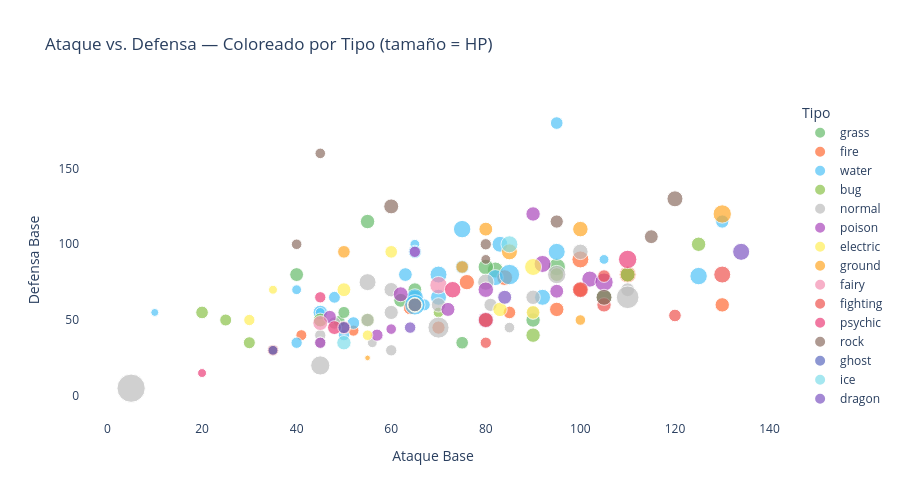

Source (notebook cell):
### Code cell
fig2 = px.scatter(
    df,
    x="ataque",
    y="defensa",
    color="tipo_primario",
    color_discrete_map=TIPO_COLORES,
    size="hp",
    hover_name="nombre",
    hover_data={"tipo_primario": True, "stat_total": True, "hp": True},
    title="Ataque vs. Defensa — Coloreado por Tipo (tamaño = HP)",
    labels={"ataque": "Ataque Base", "defensa": "Defensa Base", "tipo_primario": "Tipo"},
)
fig2.update_layout(
    plot_bgcolor="white",
    height=500,
)
fig2.show()

### Figure 1 — Plotly figure (JSON) as saved in the notebook; plotly's stock layout.template omitted (floating-point values rounded to 4 significant figures)
{"data": [{"customdata": [["grass", 318, 45], ["grass", 405, 60], ["grass", 525, 80], ["grass", 320, 45], ["grass", 395, 60], ["grass", 490, 75], ["grass", 300, 50], ["grass", 390, 65], ["grass", 490, 80], ["grass", 325, 60], ["grass", 530, 95], ["grass", 435, 65]], "hovertemplate": "<b>%{hovertext}</b><br><br>Tipo=%{customdata[0]}<br>Ataque Base=%{x}<br>Defensa Base=%{y}<br>hp=%{customdata[2]}<br>stat_total=%{customdata[1]}<extra></extra>", "hovertext": ["Bulbasaur", "Ivysaur", "Venusaur", "Oddish", "Gloom", "Vileplume", "Bellsprout", "Weepinbell", "Victreebel", "Exeggcute", "Exeggutor", "Tangela"], "legendgroup": "grass", "marker": {"color": "#66BB6A", "size": [45, 60, 80, 45, 60, 75, 50, 65, 80, 60, 95, 65], "sizemode": "area", "sizeref": 0.625, "symbol": "circle"}, "mode": "markers", "name": "grass", "orientation": "v", "showlegend": true, "type": "scatter", "x": [49, 62, 82, 50, 65, 80, 75, 90, 105, 40, 95, 55], "xaxis": "x", "y": [49, 63, 83, 55, 70, 85, 35, 50, 65, 80, 85, 115], "yaxis": "y"}, {"customdata": [["fire", 309, 39], ["fire", 405, 58], ["fire", 534, 78], ["fire", 299, 38], ["fire", 505, 73], ["fire", 350, 55], ["fire", 555, 90], ["fire", 410, 50], ["fire", 500, 65], ["fire", 495, 65], ["fire", 525, 65], ["fire", 580, 90]], "hovertemplate": "<b>%{hovertext}</b><br><br>Tipo=%{customdata[0]}<br>Ataque Base=%{x}<br>Defensa Base=%{y}<br>hp=%{customdata[2]}<br>stat_total=%{customdata[1]}<extra></extra>", "hovertext": ["Charmander", "Charmeleon", "Charizard", "Vulpix", "Ninetales", "Growlithe", "Arcanine", "Ponyta", "Rapidash", "Magmar", "Flareon", "Moltres"], "legendgroup": "fire", "marker": {"color": "#FF6B35", "size": [39, 58, 78, 38, 73, 55, 90, 50, 65, 65, 65, 90], "sizemode": "area", "sizeref": 0.625, "symbol": "circle"}, "mode": "markers", "name": "fire", "orientation": "v", "showlegend": true, "type": "scatter", "x": [52, 64, 84, 41, 76, 70, 110, 85, 100, 95, 130, 100], "xaxis": "x", "y": [43, 58, 78, 40, 75, 45, 80, 55, 70, 57, 60, 90], "yaxis": "y"}, {"customdata": [["water", 314, 44], ["water", 405, 59], ["water", 530, 79], ["water", 320, 50], ["water", 500, 80], ["water", 300, 40], ["water", 385, 65], ["water", 510, 90], ["water", 335, 40], ["water", 515, 80], ["water", 315, 90], ["water", 490, 95], ["water", 325, 65], ["water", 475, 90], ["water", 305, 30], ["water", 525, 50], ["water", 325, 30], ["water", 475, 55], ["water", 295, 30], ["water", 440, 55], ["water", 320, 45], ["water", 450, 80], ["water", 340, 30], ["water", 520, 60], ["water", 200, 20], ["water", 540, 95], ["water", 535, 130], ["water", 525, 130]], "hovertemplate": "<b>%{hovertext}</b><br><br>Tipo=%{customdata[0]}<br>Ataque Base=%{x}<br>Defensa Base=%{y}<br>hp=%{customdata[2]}<br>stat_total=%{customdata[1]}<extra></extra>", "hovertext": ["Squirtle", "Wartortle", "Blastoise", "Psyduck", "Golduck", "Poliwag", "Poliwhirl", "Poliwrath", "Tentacool", "Tentacruel", "Slowpoke", "Slowbro", "Seel", "Dewgong", "Shellder", "Cloyster", "Krabby", "Kingler", "Horsea", "Seadra", "Goldeen", "Seaking", "Staryu", "Starmie", "Magikarp", "Gyarados", "Lapras", "Vaporeon"], "legendgroup": "water", "marker": {"color": "#4FC3F7", "size": [44, 59, 79, 50, 80, 40, 65, 90, 40, 80, 90, 95, 65, 90, 30, 50, 30, 55, 30, 55, 45, 80, 30, 60, 20, 95, 130, 130], "sizemode": "area", "sizeref": 0.625, "symbol": "circle"}, "mode": "markers", "name": "water", "orientation": "v", "showlegend": true, "type": "scatter", "x": [48, 63, 83, 52, 82, 50, 65, 95, 40, 70, 65, 75, 45, 70, 65, 95, 105, 130, 40, 65, 67, 92, 45, 75, 10, 125, 85, 65], "xaxis": "x", "y": [65, 80, 100, 48, 78, 40, 65, 95, 35, 65, 65, 110, 55, 80, 100, 180, 90, 115, 70, 95, 60, 65, 55, 85, 55, 79, 80, 60], "yaxis": "y"}, {"customdata": [["bug", 195, 45], ["bug", 205, 50], ["bug", 395, 60], ["bug", 195, 40], ["bug", 205, 45], ["bug", 395, 65], ["bug", 285, 35], ["bug", 405, 60], ["bug", 305, 60], ["bug", 450, 70], ["bug", 500, 70], ["bug", 500, 65]], "hovertemplate": "<b>%{hovertext}</b><br><br>Tipo=%{customdata[0]}<br>Ataque Base=%{x}<br>Defensa Base=%{y}<br>hp=%{customdata[2]}<br>stat_total=%{customdata[1]}<extra></extra>", "hovertext": ["Caterpie", "Metapod", "Butterfree", "Weedle", "Kakuna", "Beedrill", "Paras", "Parasect", "Venonat", "Venomoth", "Scyther", "Pinsir"], "legendgroup": "bug", "marker": {"color": "#8BC34A", "size": [45, 50, 60, 40, 45, 65, 35, 60, 60, 70, 70, 65], "sizemode": "area", "sizeref": 0.625, "symbol": "circle"}, "mode": "markers", "name": "bug", "orientation": "v", "showlegend": true, "type": "scatter", "x": [30, 20, 45, 35, 25, 90, 70, 95, 55, 65, 110, 125], "xaxis": "x", "y": [35, 55, 50, 30, 50, 40, 55, 80, 50, 60, 80, 100], "yaxis": "y"}, {"customdata": [["normal", 251, 40], ["normal", 349, 63], ["normal", 479, 83], ["normal", 253, 30], ["normal", 413, 55], ["normal", 262, 40], ["normal", 442, 65], ["normal", 270, 115], ["normal", 435, 140], ["normal", 290, 40], ["normal", 440, 65], ["normal", 377, 52], ["normal", 310, 35], ["normal", 470, 60], ["normal", 385, 90], ["normal", 450, 250], ["normal", 490, 105], ["normal", 490, 75], ["normal", 288, 48], ["normal", 325, 55], ["normal", 395, 65], ["normal", 540, 160]], "hovertemplate": "<b>%{hovertext}</b><br><br>Tipo=%{customdata[0]}<br>Ataque Base=%{x}<br>Defensa Base=%{y}<br>hp=%{customdata[2]}<br>stat_total=%{customdata[1]}<extra></extra>", "hovertext": ["Pidgey", "Pidgeotto", "Pidgeot", "Rattata", "Raticate", "Spearow", "Fearow", "Jigglypuff", "Wigglytuff", "Meowth", "Persian", "Farfetchd", "Doduo", "Dodrio", "Lickitung", "Chansey", "Kangaskhan", "Tauros", "Ditto", "Eevee", "Porygon", "Snorlax"], "legendgroup": "normal", "marker": {"color": "#BDBDBD", "size": [40, 63, 83, 30, 55, 40, 65, 115, 140, 40, 65, 52, 35, 60, 90, 250, 105, 75, 48, 55, 65, 160], "sizemode": "area", "sizeref": 0.625, "symbol": "circle"}, "mode": "markers", "name": "normal", "orientation": "v", "showlegend": true, "type": "scatter", "x": [45, 60, 80, 56, 81, 60, 90, 45, 70, 45, 70, 90, 85, 110, 55, 5, 95, 100, 48, 55, 60, 110], "xaxis": "x", "y": [40, 55, 75, 35, 60, 30, 65, 20, 45, 35, 60, 55, 45, 70, 75, 5, 80, 95, 48, 50, 70, 65], "yaxis": "y"}, {"customdata": [["poison", 288, 35], ["poison", 448, 60], ["poison", 275, 55], ["poison", 365, 70], ["poison", 505, 90], ["poison", 273, 46], ["poison", 365, 61], ["poison", 505, 81], ["poison", 245, 40], ["poison", 455, 75], ["poison", 325, 80], ["poison", 500, 105], ["poison", 340, 40], ["poison", 490, 65]], "hovertemplate": "<b>%{hovertext}</b><br><br>Tipo=%{customdata[0]}<br>Ataque Base=%{x}<br>Defensa Base=%{y}<br>hp=%{customdata[2]}<br>stat_total=%{customdata[1]}<extra></extra>", "hovertext": ["Ekans", "Arbok", "Nidoran-f", "Nidorina", "Nidoqueen", "Nidoran-m", "Nidorino", "Nidoking", "Zubat", "Golbat", "Grimer", "Muk", "Koffing", "Weezing"], "legendgroup": "poison", "marker": {"color": "#AB47BC", "size": [35, 60, 55, 70, 90, 46, 61, 81, 40, 75, 80, 105, 40, 65], "sizemode": "area", "sizeref": 0.625, "symbol": "circle"}, "mode": "markers", "name": "poison", "orientation": "v", "showlegend": true, "type": "scatter", "x": [60, 95, 47, 62, 92, 57, 72, 102, 45, 80, 80, 105, 65, 90], "xaxis": "x", "y": [44, 69, 52, 67, 87, 40, 57, 77, 35, 70, 50, 75, 95, 120], "yaxis": "y"}, {"customdata": [["electric", 320, 35], ["electric", 485, 60], ["electric", 325, 25], ["electric", 465, 50], ["electric", 330, 40], ["electric", 490, 60], ["electric", 490, 65], ["electric", 525, 65], ["electric", 580, 90]], "hovertemplate": "<b>%{hovertext}</b><br><br>Tipo=%{customdata[0]}<br>Ataque Base=%{x}<br>Defensa Base=%{y}<br>hp=%{customdata[2]}<br>stat_total=%{customdata[1]}<extra></extra>", "hovertext": ["Pikachu", "Raichu", "Magnemite", "Magneton", "Voltorb", "Electrode", "Electabuzz", "Jolteon", "Zapdos"], "legendgroup": "electric", "marker": {"color": "#FFEE58", "size": [35, 60, 25, 50, 40, 60, 65, 65, 90], "sizemode": "area", "sizeref": 0.625, "symbol": "circle"}, "mode": "markers", "name": "electric", "orientation": "v", "showlegend": true, "type": "scatter", "x": [55, 90, 35, 60, 30, 50, 83, 65, 90], "xaxis": "x", "y": [40, 55, 70, 95, 50, 70, 57, 60, 85], "yaxis": "y"}, {"customdata": [["ground", 300, 50], ["ground", 450, 75], ["ground", 265, 10], ["ground", 425, 35], ["ground", 320, 50], ["ground", 425, 60], ["ground", 345, 80], ["ground", 485, 105]], "hovertemplate": "<b>%{hovertext}</b><br><br>Tipo=%{customdata[0]}<br>Ataque Base=%{x}<br>Defensa Base=%{y}<br>hp=%{customdata[2]}<br>stat_total=%{customdata[1]}<extra></extra>", "hovertext": ["Sandshrew", "Sandslash", "Diglett", "Dugtrio", "Cubone", "Marowak", "Rhyhorn", "Rhydon"], "legendgroup": "ground", "marker": {"color": "#FFA726", "size": [50, 75, 10, 35, 50, 60, 80, 105], "sizemode": "area", "sizeref": 0.625, "symbol": "circle"}, "mode": "markers", "name": "ground", "orientation": "v", "showlegend": true, "type": "scatter", "x": [75, 100, 55, 100, 50, 80, 85, 130], "xaxis": "x", "y": [85, 110, 25, 50, 95, 110, 95, 120], "yaxis": "y"}, {"customdata": [["fairy", 323, 70], ["fairy", 483, 95]], "hovertemplate": "<b>%{hovertext}</b><br><br>Tipo=%{customdata[0]}<br>Ataque Base=%{x}<br>Defensa Base=%{y}<br>hp=%{customdata[2]}<br>stat_total=%{customdata[1]}<extra></extra>", "hovertext": ["Clefairy", "Clefable"], "legendgroup": "fairy", "marker": {"color": "#F48FB1", "size": [70, 95], "sizemode": "area", "sizeref": 0.625, "symbol": "circle"}, "mode": "markers", "name": "fairy", "orientation": "v", "showlegend": true, "type": "scatter", "x": [45, 70], "xaxis": "x", "y": [48, 73], "yaxis": "y"}, {"customdata": [["fighting", 305, 40], ["fighting", 455, 65], ["fighting", 305, 70], ["fighting", 405, 80], ["fighting", 505, 90], ["fighting", 455, 50], ["fighting", 455, 50]], "hovertemplate": "<b>%{hovertext}</b><br><br>Tipo=%{customdata[0]}<br>Ataque Base=%{x}<br>Defensa Base=%{y}<br>hp=%{customdata[2]}<br>stat_total=%{customdata[1]}<extra></extra>", "hovertext": ["Mankey", "Primeape", "Machop", "Machoke", "Machamp", "Hitmonlee", "Hitmonchan"], "legendgroup": "fighting", "marker": {"color": "#EF5350", "size": [40, 65, 70, 80, 90, 50, 50], "sizemode": "area", "sizeref": 0.625, "symbol": "circle"}, "mode": "markers", "name": "fighting", "orientation": "v", "showlegend": true, "type": "scatter", "x": [80, 105, 80, 100, 130, 120, 105], "xaxis": "x", "y": [35, 60, 50, 70, 80, 53, 79], "yaxis": "y"}, {"customdata": [["psychic", 310, 25], ["psychic", 400, 40], ["psychic", 500, 55], ["psychic", 328, 60], ["psychic", 483, 85], ["psychic", 460, 40], ["psychic", 680, 106]], "hovertemplate": "<b>%{hovertext}</b><br><br>Tipo=%{customdata[0]}<br>Ataque Base=%{x}<br>Defensa Base=%{y}<br>hp=%{customdata[2]}<br>stat_total=%{customdata[1]}<extra></extra>", "hovertext": ["Abra", "Kadabra", "Alakazam", "Drowzee", "Hypno", "Mr-mime", "Mewtwo"], "legendgroup": "psychic", "marker": {"color": "#EC407A", "size": [25, 40, 55, 60, 85, 40, 106], "sizemode": "area", "sizeref": 0.625, "symbol": "circle"}, "mode": "markers", "name": "psychic", "orientation": "v", "showlegend": true, "type": "scatter", "x": [20, 35, 50, 48, 73, 45, 110], "xaxis": "x", "y": [15, 30, 45, 45, 70, 65, 90], "yaxis": "y"}, {"customdata": [["rock", 300, 40], ["rock", 390, 55], ["rock", 495, 80], ["rock", 385, 35], ["rock", 355, 35], ["rock", 495, 70], ["rock", 355, 30], ["rock", 495, 60], ["rock", 515, 80]], "hovertemplate": "<b>%{hovertext}</b><br><br>Tipo=%{customdata[0]}<br>Ataque Base=%{x}<br>Defensa Base=%{y}<br>hp=%{customdata[2]}<br>stat_total=%{customdata[1]}<extra></extra>", "hovertext": ["Geodude", "Graveler", "Golem", "Onix", "Omanyte", "Omastar", "Kabuto", "Kabutops", "Aerodactyl"], "legendgroup": "rock", "marker": {"color": "#8D6E63", "size": [40, 55, 80, 35, 35, 70, 30, 60, 80], "sizemode": "area", "sizeref": 0.625, "symbol": "circle"}, "mode": "markers", "name": "rock", "orientation": "v", "showlegend": true, "type": "scatter", "x": [80, 95, 120, 45, 40, 60, 80, 115, 105], "xaxis": "x", "y": [100, 115, 130, 160, 100, 125, 90, 105, 65], "yaxis": "y"}, {"customdata": [["ghost", 310, 30], ["ghost", 405, 45], ["ghost", 500, 60]], "hovertemplate": "<b>%{hovertext}</b><br><br>Tipo=%{customdata[0]}<br>Ataque Base=%{x}<br>Defensa Base=%{y}<br>hp=%{customdata[2]}<br>stat_total=%{customdata[1]}<extra></extra>", "hovertext": ["Gastly", "Haunter", "Gengar"], "legendgroup": "ghost", "marker": {"color": "#5C6BC0", "size": [30, 45, 60], "sizemode": "area", "sizeref": 0.625, "symbol": "circle"}, "mode": "markers", "name": "ghost", "orientation": "v", "showlegend": true, "type": "scatter", "x": [35, 50, 65], "xaxis": "x", "y": [30, 45, 60], "yaxis": "y"}, {"customdata": [["ice", 455, 65], ["ice", 580, 90]], "hovertemplate": "<b>%{hovertext}</b><br><br>Tipo=%{customdata[0]}<br>Ataque Base=%{x}<br>Defensa Base=%{y}<br>hp=%{customdata[2]}<br>stat_total=%{customdata[1]}<extra></extra>", "hovertext": ["Jynx", "Articuno"], "legendgroup": "ice", "marker": {"color": "#80DEEA", "size": [65, 90], "sizemode": "area", "sizeref": 0.625, "symbol": "circle"}, "mode": "markers", "name": "ice", "orientation": "v", "showlegend": true, "type": "scatter", "x": [50, 85], "xaxis": "x", "y": [35, 100], "yaxis": "y"}, {"customdata": [["dragon", 300, 41], ["dragon", 420, 61], ["dragon", 600, 91]], "hovertemplate": "<b>%{hovertext}</b><br><br>Tipo=%{customdata[0]}<br>Ataque Base=%{x}<br>Defensa Base=%{y}<br>hp=%{customdata[2]}<br>stat_total=%{customdata[1]}<extra></extra>", "hovertext": ["Dratini", "Dragonair", "Dragonite"], "legendgroup": "dragon", "marker": {"color": "#7E57C2", "size": [41, 61, 91], "sizemode": "area", "sizeref": 0.625, "symbol": "circle"}, "mode": "markers", "name": "dragon", "orientation": "v", "showlegend": true, "type": "scatter", "x": [64, 84, 134], "xaxis": "x", "y": [45, 65, 95], "yaxis": "y"}], "layout": {"height": 500, "legend": {"itemsizing": "constant", "title": {"text": "Tipo"}, "tracegroupgap": 0}, "plot_bgcolor": "white", "title": {"text": "Ataque vs. Defensa — Coloreado por Tipo (tamaño = HP)"}, "xaxis": {"anchor": "y", "domain": [0, 1], "title": {"text": "Ataque Base"}}, "yaxis": {"anchor": "x", "domain": [0, 1], "title": {"text": "Defensa Base"}}}}
